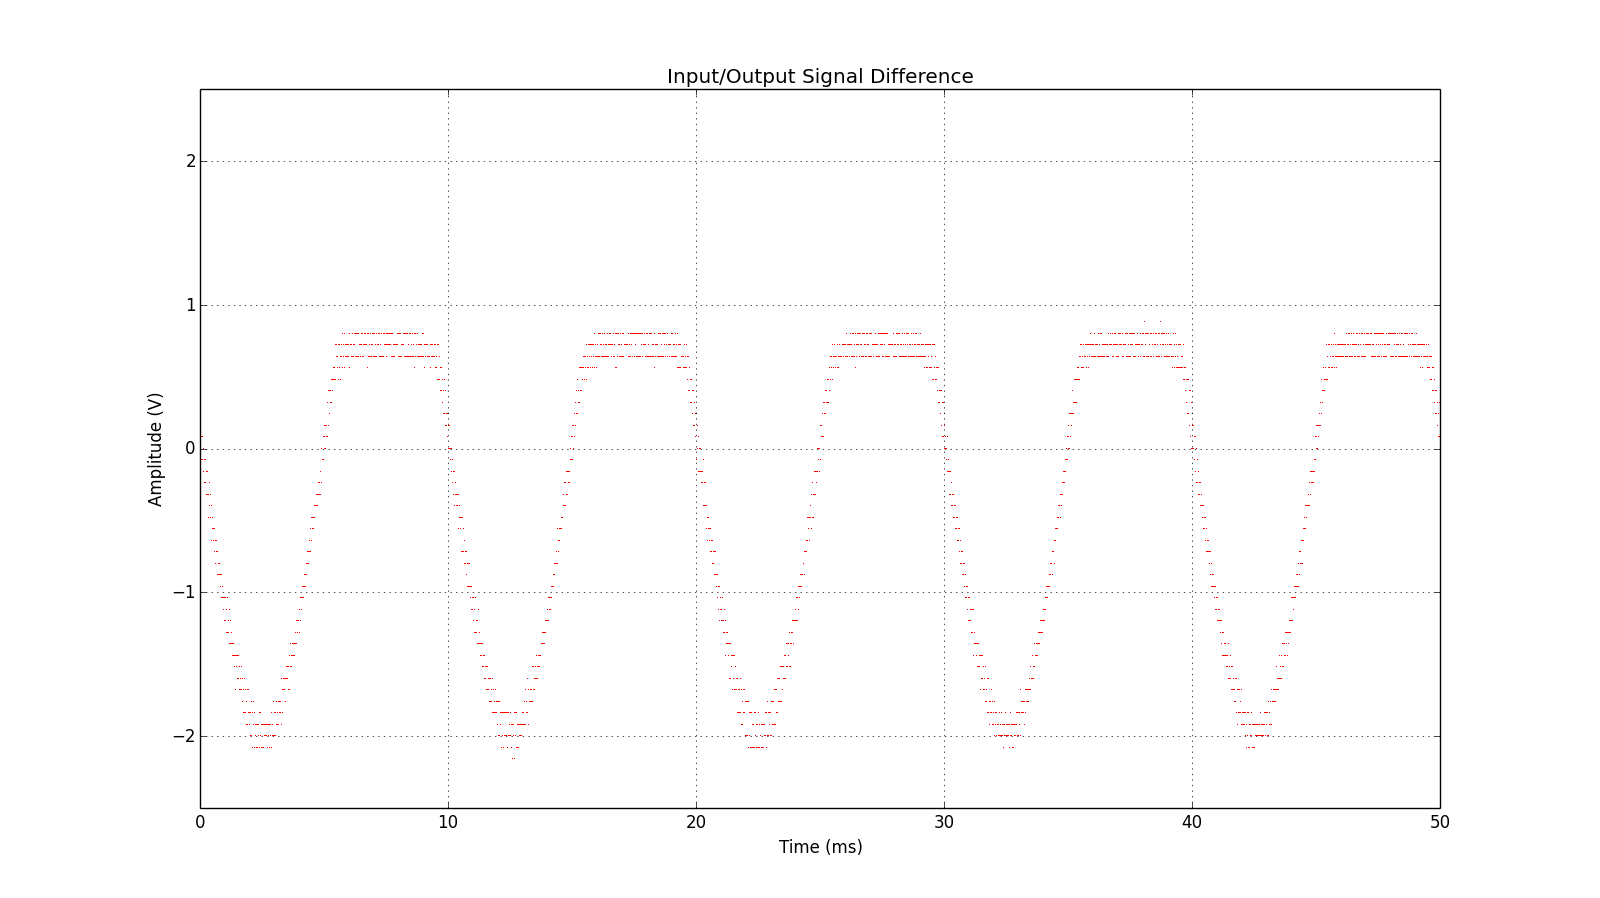

Reproduce this figure in Python.
import numpy as np
import matplotlib.pyplot as plt
import os

# Set up the path to the Data directory
dataPath = os.path.dirname(os.path.abspath(__file__)) + '/../Data'

# Import data for plot
time, mathFxn = np.genfromtxt((dataPath + '/2a.csv'), unpack=True, delimiter=',', skiprows=1, usecols=(0,1))

# Do some math
# f = 100 #Hz
# A = .6 / 2 # 600 mVpp / 2 makes wave amplitude
# inputSignal = -1 * A * np.sin(2 * np.pi * f * time)

# outputSignal = inputSignal - mathFxn

# Smoothed line for plot?
smoothFxn = np.poly1d(np.polyfit(time, mathFxn, 30))

# Plot the stuff
plt.figure()
plt.plot(time * 10**3, mathFxn, 'r,')
# plt.plot(time, smoothFxn(time))
# plt.plot(time, inputSignal)
# plt.plot(time, outputSignal, 'g')
plt.ylim(-2.5, 2.5)
plt.grid(True)
plt.title("Input/Output Signal Difference")
plt.xlabel("Time (ms)")
plt.ylabel("Amplitude (V)")

plt.show()
